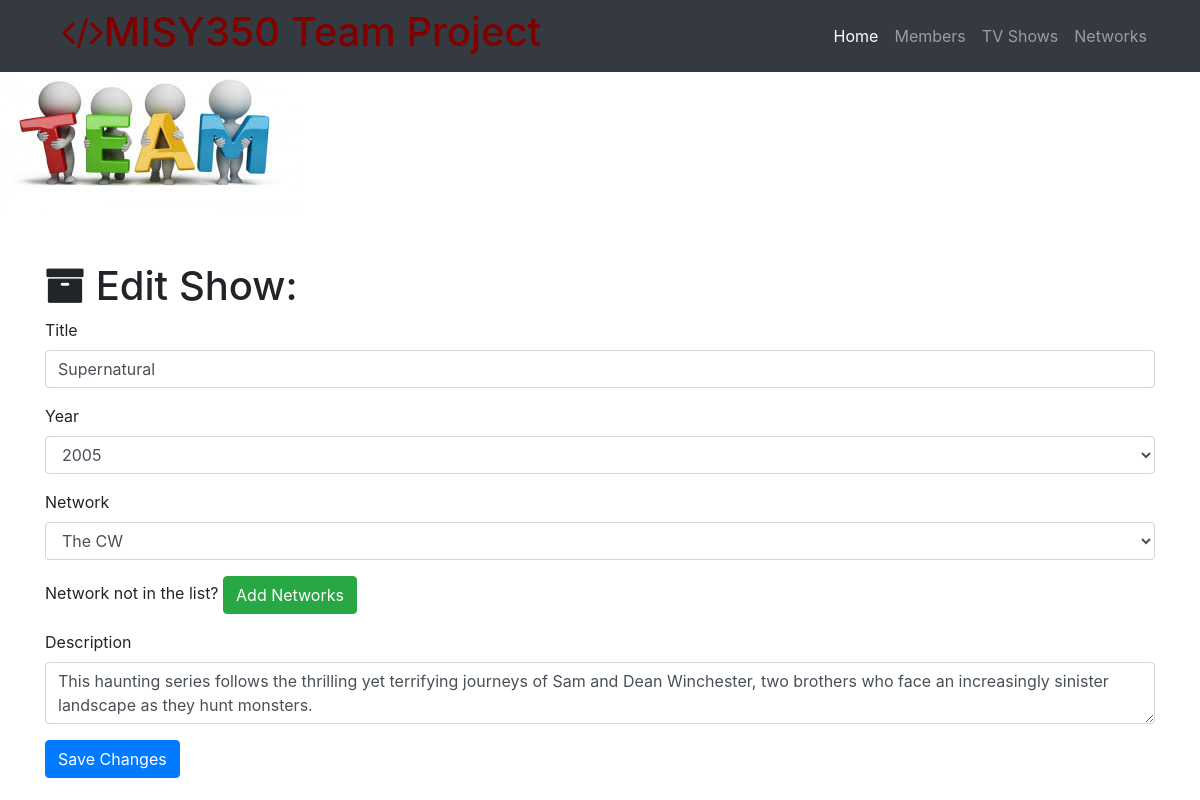
/tvshow/edit/1, run on an earlier commit of the app's database.
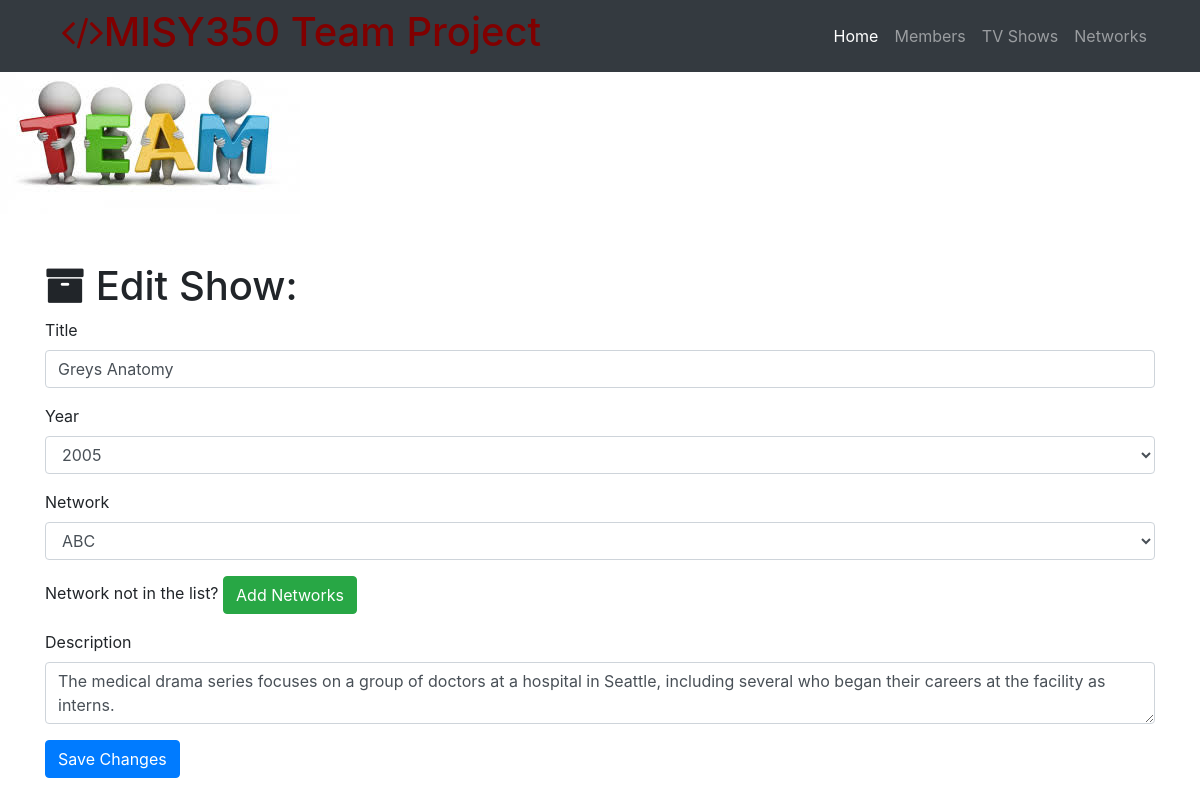
And on a later commit of the database.
### project.py (models this page shows)
class Show(db.Model):
    __tablename__ = 'shows'
    id = db.Column(db.Integer, primary_key=True)
    title = db.Column(db.String(256))
    year = db.Column(db.Integer)
    description = db.Column(db.Text)
    network_id = db.Column(db.Integer, db.ForeignKey('networks.id'))

### project.py (the view, shortened to what this page needs)
@app.route('/tvshow/edit/<int:id>', methods=['GET', 'POST'])
def edit_show(id):
    show = Show.query.filter_by(id=id).first()
    networks = Network.query.all()
    if request.method == 'GET':
        return render_template('tvshow-edit.html', show=show, networks=networks)

### templates/tvshow-edit.html (shortened to what this page needs)
{% extends "home-page.html"%}
{% block page_content%}
  <div class="container">
    <h1 class="mt-5"><i class="fa fa-archive" aria-hidden="true"></i> Edit Show:</h1>
    <form action="/tvshow/edit/{{show.id}}" method="post">
      <div class="form-group">
        <label>Title</label>
        <input class="form-control" type="text" name="title" value="{{show.title}}" required="true">
      </div>
      <div class="form-group">
        <label>Year</label>
        <select class="form-control" name="year">
          {% for i in range(1950, 2025) %}
            {% if i == show.year %}
              <option selected="selected">{{i}}</option>
            {% else %}
              <option>{{i}}</option>
            {% endif %}
          {% endfor %}
        </select>
      </div>
      <div class="form-group">
        <label>Network</label>
        <select class="form-control" name="network">
          {% for network in networks %}
            {% if network == show.network %}
              <option selected="selected">{{network.name}}</option>
            {% else %}
              <option>{{network.name}}</option>
            {% endif %}
          {% endfor %}
        </select>
      </div>
      <div class="form-group">
        Network not in the list? <a href="/network/add" class="btn btn-success" role="button" aria-disabled="true">Add Networks</a>
      </div>
      <div class="form-group">
        <label>Description</label>
        <textarea class="form-control" name="description" required="true">{{show.description}}</textarea>
      </div>
      <button type="submit" class="btn btn-primary">Save Changes</button>
    </form>
  </div>
{% endblock%}

What changed in the data, as far as the page shows it:
changed Show: title "Supernatural" → "Greys Anatomy"; description "This haunting series follows the thrilling yet terrifying journeys of Sam and Dean Winchester, two brothers who face an increasingly sinister landscape as they hunt monsters." → "The medical drama series focuses on a group of doctors at a hospital in Seattle, including several who began their careers at the facility as interns."
Also different on the page:
form field network: "The CW" → "ABC"
